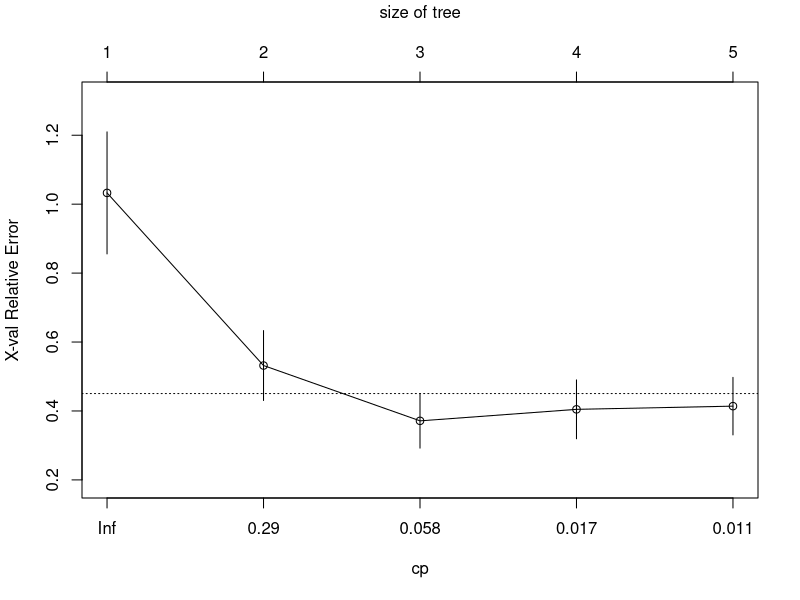
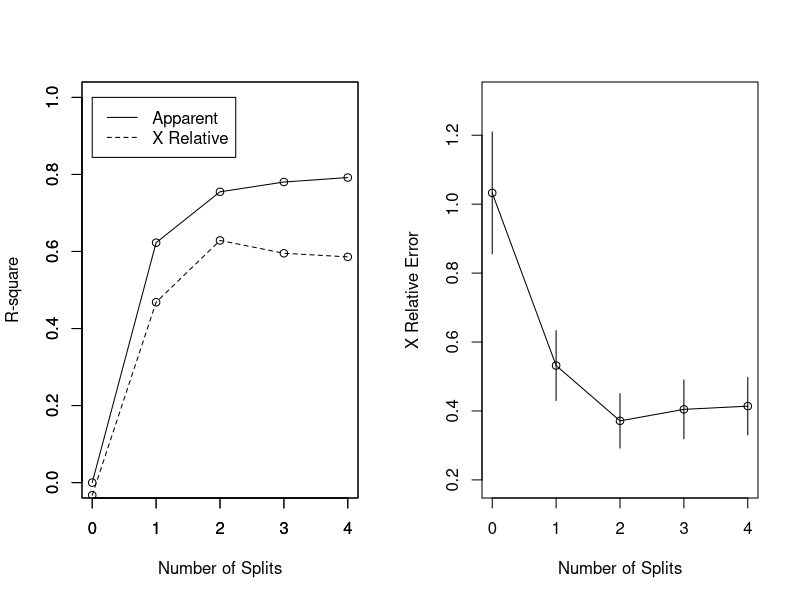
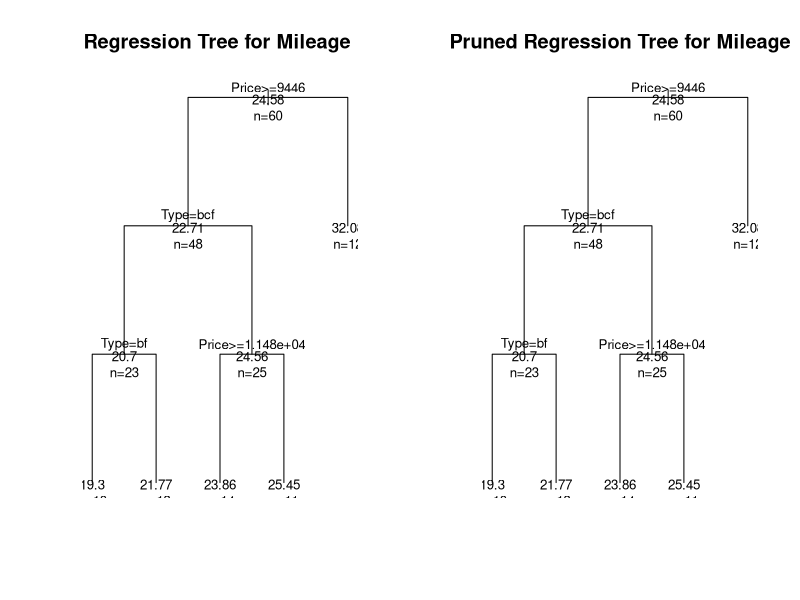

Reproduce these figures in R, in order.
#************************************************
# Brandon Cabaleiro
# RCS: cabalb
# RIN: 661648482
# 6000 Level
#
# This R code is for lab1_rpart2
#************************************************

# Regression Tree Example
require(rpart)
# build the  tree
fitM <- rpart(Mileage~Price + Country + Reliability + Type, method="anova", data=cu.summary)
printcp(fitM) # display the results
plotcp(fitM)
summary(fitM)
par(mfrow=c(1,2)) 
rsq.rpart(fitM) # visualize cross-validation results
# plot tree
plot(fitM, uniform=TRUE, main="Regression Tree for Mileage ")
text(fitM, use.n=TRUE, all=TRUE, cex=.8)
# prune the tree
pfitM<- prune(fitM, cp=0.01160389) # from cptable??? adjust this to see the effect
# plot the pruned tree
plot(pfitM, uniform=TRUE, main="Pruned Regression Tree for Mileage")
text(pfitM, use.n=TRUE, all=TRUE, cex=.8)
post(pfitM, file = "lab1_rpart2.ps", title = "Pruned Regression Tree for Mileage")

